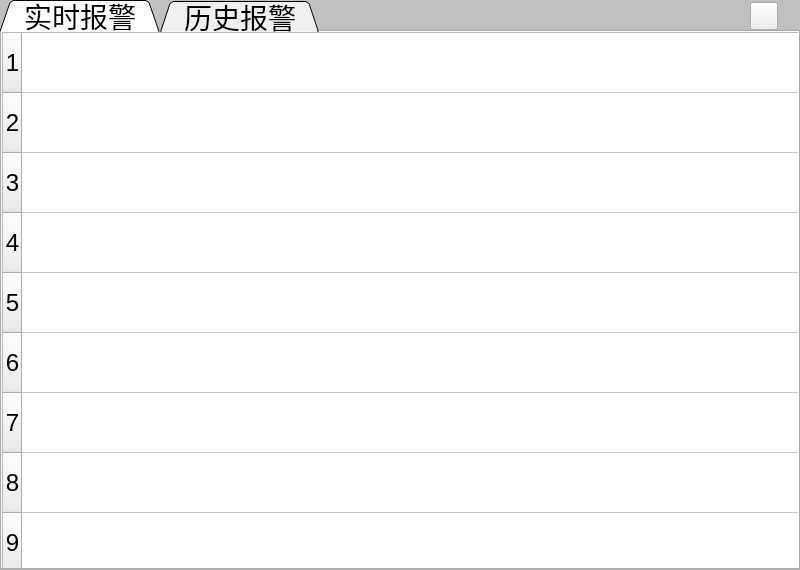
<?xml version="1.0" encoding="UTF-8"?>
<ui version="4.0">
 <class>Dialog_alarm</class>
 <widget class="QDialog" name="Dialog_alarm">
  <property name="geometry">
   <rect>
    <x>0</x>
    <y>0</y>
    <width>800</width>
    <height>570</height>
   </rect>
  </property>
  <property name="windowTitle">
   <string>Dialog</string>
  </property>
  <widget class="QWidget" name="widget" native="true">
   <property name="geometry">
    <rect>
     <x>0</x>
     <y>0</y>
     <width>800</width>
     <height>570</height>
    </rect>
   </property>
   <property name="styleSheet">
    <string notr="true">#widget{
background-color: rgb(192, 192, 192);
}
</string>
   </property>
   <widget class="QTabWidget" name="tabWidget">
    <property name="geometry">
     <rect>
      <x>0</x>
      <y>0</y>
      <width>800</width>
      <height>570</height>
     </rect>
    </property>
    <property name="sizePolicy">
     <sizepolicy hsizetype="Preferred" vsizetype="Preferred">
      <horstretch>32</horstretch>
      <verstretch>32</verstretch>
     </sizepolicy>
    </property>
    <property name="minimumSize">
     <size>
      <width>800</width>
      <height>558</height>
     </size>
    </property>
    <property name="font">
     <font>
      <pointsize>10</pointsize>
     </font>
    </property>
    <property name="layoutDirection">
     <enum>Qt::LeftToRight</enum>
    </property>
    <property name="styleSheet">
     <string notr="true">QTabwidget::tab-bar{
alignment:left;}
QTabBar::tab{
width:160px;
height:32px;
font-size:28px;
min-width:100px;
}</string>
    </property>
    <property name="tabShape">
     <enum>QTabWidget::Triangular</enum>
    </property>
    <property name="currentIndex">
     <number>0</number>
    </property>
    <property name="iconSize">
     <size>
      <width>32</width>
      <height>32</height>
     </size>
    </property>
    <property name="elideMode">
     <enum>Qt::ElideNone</enum>
    </property>
    <property name="tabBarAutoHide">
     <bool>false</bool>
    </property>
    <widget class="QWidget" name="tab_2">
     <property name="styleSheet">
      <string notr="true"/>
     </property>
     <attribute name="title">
      <string>实时报警</string>
     </attribute>
     <widget class="QTableWidget" name="tableWidget_realtime_alarm">
      <property name="geometry">
       <rect>
        <x>0</x>
        <y>0</y>
        <width>800</width>
        <height>544</height>
       </rect>
      </property>
      <property name="font">
       <font>
        <pointsize>18</pointsize>
       </font>
      </property>
      <property name="styleSheet">
       <string notr="true"/>
      </property>
      <attribute name="horizontalHeaderVisible">
       <bool>false</bool>
      </attribute>
      <attribute name="horizontalHeaderMinimumSectionSize">
       <number>100</number>
      </attribute>
      <attribute name="horizontalHeaderDefaultSectionSize">
       <number>800</number>
      </attribute>
      <attribute name="verticalHeaderMinimumSectionSize">
       <number>50</number>
      </attribute>
      <attribute name="verticalHeaderDefaultSectionSize">
       <number>60</number>
      </attribute>
      <row>
       <property name="text">
        <string>1</string>
       </property>
       <property name="font">
        <font>
         <pointsize>18</pointsize>
        </font>
       </property>
       <property name="textAlignment">
        <set>AlignCenter</set>
       </property>
      </row>
      <row>
       <property name="text">
        <string>2</string>
       </property>
       <property name="font">
        <font>
         <pointsize>18</pointsize>
        </font>
       </property>
       <property name="textAlignment">
        <set>AlignCenter</set>
       </property>
      </row>
      <row>
       <property name="text">
        <string>3</string>
       </property>
       <property name="font">
        <font>
         <pointsize>18</pointsize>
        </font>
       </property>
       <property name="textAlignment">
        <set>AlignCenter</set>
       </property>
      </row>
      <row>
       <property name="text">
        <string>4</string>
       </property>
       <property name="font">
        <font>
         <pointsize>18</pointsize>
        </font>
       </property>
       <property name="textAlignment">
        <set>AlignCenter</set>
       </property>
      </row>
      <row>
       <property name="text">
        <string>5</string>
       </property>
       <property name="font">
        <font>
         <pointsize>18</pointsize>
        </font>
       </property>
       <property name="textAlignment">
        <set>AlignCenter</set>
       </property>
      </row>
      <row>
       <property name="text">
        <string>6</string>
       </property>
       <property name="font">
        <font>
         <pointsize>18</pointsize>
        </font>
       </property>
       <property name="textAlignment">
        <set>AlignCenter</set>
       </property>
      </row>
      <row>
       <property name="text">
        <string>7</string>
       </property>
       <property name="font">
        <font>
         <pointsize>18</pointsize>
        </font>
       </property>
       <property name="textAlignment">
        <set>AlignCenter</set>
       </property>
      </row>
      <row>
       <property name="text">
        <string>8</string>
       </property>
       <property name="font">
        <font>
         <pointsize>18</pointsize>
        </font>
       </property>
       <property name="textAlignment">
        <set>AlignCenter</set>
       </property>
      </row>
      <row>
       <property name="text">
        <string>9</string>
       </property>
       <property name="font">
        <font>
         <pointsize>18</pointsize>
        </font>
       </property>
       <property name="textAlignment">
        <set>AlignCenter</set>
       </property>
      </row>
      <column>
       <property name="text">
        <string/>
       </property>
       <property name="font">
        <font>
         <pointsize>18</pointsize>
        </font>
       </property>
       <property name="textAlignment">
        <set>AlignCenter</set>
       </property>
      </column>
      <item row="0" column="0">
       <property name="text">
        <string/>
       </property>
       <property name="font">
        <font>
         <family>Microsoft YaHei UI</family>
         <pointsize>18</pointsize>
        </font>
       </property>
      </item>
      <item row="1" column="0">
       <property name="text">
        <string/>
       </property>
       <property name="font">
        <font>
         <pointsize>18</pointsize>
        </font>
       </property>
      </item>
      <item row="2" column="0">
       <property name="text">
        <string/>
       </property>
       <property name="font">
        <font>
         <pointsize>18</pointsize>
        </font>
       </property>
      </item>
      <item row="3" column="0">
       <property name="text">
        <string/>
       </property>
       <property name="font">
        <font>
         <pointsize>18</pointsize>
        </font>
       </property>
      </item>
      <item row="4" column="0">
       <property name="text">
        <string/>
       </property>
       <property name="font">
        <font>
         <pointsize>18</pointsize>
        </font>
       </property>
      </item>
      <item row="5" column="0">
       <property name="text">
        <string/>
       </property>
       <property name="font">
        <font>
         <pointsize>18</pointsize>
        </font>
       </property>
      </item>
      <item row="6" column="0">
       <property name="text">
        <string/>
       </property>
       <property name="font">
        <font>
         <pointsize>18</pointsize>
        </font>
       </property>
      </item>
      <item row="7" column="0">
       <property name="text">
        <string/>
       </property>
       <property name="font">
        <font>
         <pointsize>18</pointsize>
        </font>
       </property>
      </item>
      <item row="8" column="0">
       <property name="text">
        <string/>
       </property>
       <property name="font">
        <font>
         <pointsize>18</pointsize>
        </font>
       </property>
      </item>
     </widget>
    </widget>
    <widget class="QWidget" name="tab">
     <property name="styleSheet">
      <string notr="true"/>
     </property>
     <attribute name="title">
      <string>历史报警</string>
     </attribute>
     <widget class="QTableWidget" name="tableWidget_historical_alarm">
      <property name="geometry">
       <rect>
        <x>0</x>
        <y>60</y>
        <width>800</width>
        <height>480</height>
       </rect>
      </property>
      <property name="font">
       <font>
        <pointsize>18</pointsize>
       </font>
      </property>
      <property name="styleSheet">
       <string notr="true"/>
      </property>
      <property name="lineWidth">
       <number>1</number>
      </property>
      <attribute name="horizontalHeaderVisible">
       <bool>false</bool>
      </attribute>
      <attribute name="horizontalHeaderMinimumSectionSize">
       <number>100</number>
      </attribute>
      <attribute name="horizontalHeaderDefaultSectionSize">
       <number>800</number>
      </attribute>
      <attribute name="verticalHeaderMinimumSectionSize">
       <number>50</number>
      </attribute>
      <attribute name="verticalHeaderDefaultSectionSize">
       <number>60</number>
      </attribute>
      <row>
       <property name="text">
        <string>1</string>
       </property>
       <property name="font">
        <font>
         <pointsize>18</pointsize>
        </font>
       </property>
       <property name="textAlignment">
        <set>AlignCenter</set>
       </property>
      </row>
      <row>
       <property name="text">
        <string>2</string>
       </property>
       <property name="font">
        <font>
         <pointsize>18</pointsize>
        </font>
       </property>
       <property name="textAlignment">
        <set>AlignCenter</set>
       </property>
      </row>
      <row>
       <property name="text">
        <string>3</string>
       </property>
       <property name="font">
        <font>
         <pointsize>18</pointsize>
        </font>
       </property>
       <property name="textAlignment">
        <set>AlignCenter</set>
       </property>
      </row>
      <row>
       <property name="text">
        <string>4</string>
       </property>
       <property name="font">
        <font>
         <pointsize>18</pointsize>
        </font>
       </property>
       <property name="textAlignment">
        <set>AlignCenter</set>
       </property>
      </row>
      <row>
       <property name="text">
        <string>5</string>
       </property>
       <property name="font">
        <font>
         <pointsize>18</pointsize>
        </font>
       </property>
       <property name="textAlignment">
        <set>AlignCenter</set>
       </property>
      </row>
      <row>
       <property name="text">
        <string>6</string>
       </property>
       <property name="font">
        <font>
         <pointsize>18</pointsize>
        </font>
       </property>
       <property name="textAlignment">
        <set>AlignCenter</set>
       </property>
      </row>
      <row>
       <property name="text">
        <string>7</string>
       </property>
       <property name="font">
        <font>
         <pointsize>18</pointsize>
        </font>
       </property>
       <property name="textAlignment">
        <set>AlignCenter</set>
       </property>
      </row>
      <row>
       <property name="text">
        <string>8</string>
       </property>
       <property name="font">
        <font>
         <pointsize>18</pointsize>
        </font>
       </property>
       <property name="textAlignment">
        <set>AlignCenter</set>
       </property>
      </row>
      <row>
       <property name="text">
        <string>9</string>
       </property>
       <property name="font">
        <font>
         <pointsize>18</pointsize>
        </font>
       </property>
       <property name="textAlignment">
        <set>AlignCenter</set>
       </property>
      </row>
      <row>
       <property name="text">
        <string>10</string>
       </property>
       <property name="font">
        <font>
         <pointsize>18</pointsize>
        </font>
       </property>
       <property name="textAlignment">
        <set>AlignCenter</set>
       </property>
      </row>
      <row>
       <property name="text">
        <string>11</string>
       </property>
       <property name="font">
        <font>
         <pointsize>18</pointsize>
        </font>
       </property>
       <property name="textAlignment">
        <set>AlignCenter</set>
       </property>
      </row>
      <row>
       <property name="text">
        <string>12</string>
       </property>
       <property name="font">
        <font>
         <pointsize>18</pointsize>
        </font>
       </property>
       <property name="textAlignment">
        <set>AlignCenter</set>
       </property>
      </row>
      <row>
       <property name="text">
        <string>13</string>
       </property>
       <property name="font">
        <font>
         <pointsize>18</pointsize>
        </font>
       </property>
       <property name="textAlignment">
        <set>AlignCenter</set>
       </property>
      </row>
      <row>
       <property name="text">
        <string>14</string>
       </property>
       <property name="font">
        <font>
         <pointsize>18</pointsize>
        </font>
       </property>
       <property name="textAlignment">
        <set>AlignCenter</set>
       </property>
      </row>
      <row>
       <property name="text">
        <string>15</string>
       </property>
       <property name="font">
        <font>
         <pointsize>18</pointsize>
        </font>
       </property>
       <property name="textAlignment">
        <set>AlignCenter</set>
       </property>
      </row>
      <row>
       <property name="text">
        <string>16</string>
       </property>
       <property name="font">
        <font>
         <pointsize>18</pointsize>
        </font>
       </property>
       <property name="textAlignment">
        <set>AlignCenter</set>
       </property>
      </row>
      <row>
       <property name="text">
        <string>17</string>
       </property>
       <property name="font">
        <font>
         <pointsize>18</pointsize>
        </font>
       </property>
       <property name="textAlignment">
        <set>AlignCenter</set>
       </property>
      </row>
      <row>
       <property name="text">
        <string>18</string>
       </property>
       <property name="font">
        <font>
         <pointsize>18</pointsize>
        </font>
       </property>
       <property name="textAlignment">
        <set>AlignCenter</set>
       </property>
      </row>
      <row>
       <property name="text">
        <string>19</string>
       </property>
       <property name="font">
        <font>
         <pointsize>18</pointsize>
        </font>
       </property>
       <property name="textAlignment">
        <set>AlignCenter</set>
       </property>
      </row>
      <row>
       <property name="text">
        <string>20</string>
       </property>
       <property name="font">
        <font>
         <pointsize>18</pointsize>
        </font>
       </property>
       <property name="textAlignment">
        <set>AlignCenter</set>
       </property>
      </row>
      <row>
       <property name="text">
        <string>21</string>
       </property>
       <property name="font">
        <font>
         <pointsize>18</pointsize>
        </font>
       </property>
       <property name="textAlignment">
        <set>AlignCenter</set>
       </property>
      </row>
      <row>
       <property name="text">
        <string>22</string>
       </property>
       <property name="font">
        <font>
         <pointsize>18</pointsize>
        </font>
       </property>
       <property name="textAlignment">
        <set>AlignCenter</set>
       </property>
      </row>
      <row>
       <property name="text">
        <string>23</string>
       </property>
       <property name="font">
        <font>
         <pointsize>18</pointsize>
        </font>
       </property>
       <property name="textAlignment">
        <set>AlignCenter</set>
       </property>
      </row>
      <row>
       <property name="text">
        <string>24</string>
       </property>
       <property name="font">
        <font>
         <pointsize>18</pointsize>
        </font>
       </property>
       <property name="textAlignment">
        <set>AlignCenter</set>
       </property>
      </row>
      <row>
       <property name="text">
        <string>25</string>
       </property>
       <property name="font">
        <font>
         <pointsize>18</pointsize>
        </font>
       </property>
       <property name="textAlignment">
        <set>AlignCenter</set>
       </property>
      </row>
      <row>
       <property name="text">
        <string>26</string>
       </property>
       <property name="font">
        <font>
         <pointsize>18</pointsize>
        </font>
       </property>
       <property name="textAlignment">
        <set>AlignCenter</set>
       </property>
      </row>
      <row>
       <property name="text">
        <string>27</string>
       </property>
       <property name="font">
        <font>
         <pointsize>18</pointsize>
        </font>
       </property>
       <property name="textAlignment">
        <set>AlignCenter</set>
       </property>
      </row>
      <row>
       <property name="text">
        <string>28</string>
       </property>
       <property name="font">
        <font>
         <pointsize>18</pointsize>
        </font>
       </property>
       <property name="textAlignment">
        <set>AlignCenter</set>
       </property>
      </row>
      <row>
       <property name="text">
        <string>29</string>
       </property>
       <property name="font">
        <font>
         <pointsize>18</pointsize>
        </font>
       </property>
       <property name="textAlignment">
        <set>AlignCenter</set>
       </property>
      </row>
      <row>
       <property name="text">
        <string>30</string>
       </property>
       <property name="font">
        <font>
         <pointsize>18</pointsize>
        </font>
       </property>
       <property name="textAlignment">
        <set>AlignCenter</set>
       </property>
      </row>
      <row>
       <property name="text">
        <string>31</string>
       </property>
       <property name="font">
        <font>
         <pointsize>18</pointsize>
        </font>
       </property>
       <property name="textAlignment">
        <set>AlignCenter</set>
       </property>
      </row>
      <row>
       <property name="text">
        <string>32</string>
       </property>
       <property name="font">
        <font>
         <pointsize>18</pointsize>
        </font>
       </property>
       <property name="textAlignment">
        <set>AlignCenter</set>
       </property>
      </row>
      <row>
       <property name="text">
        <string>33</string>
       </property>
       <property name="font">
        <font>
         <pointsize>18</pointsize>
        </font>
       </property>
       <property name="textAlignment">
        <set>AlignCenter</set>
       </property>
      </row>
      <row>
       <property name="text">
        <string>34</string>
       </property>
       <property name="font">
        <font>
         <pointsize>18</pointsize>
        </font>
       </property>
       <property name="textAlignment">
        <set>AlignCenter</set>
       </property>
      </row>
      <row>
       <property name="text">
        <string>35</string>
       </property>
       <property name="font">
        <font>
         <pointsize>18</pointsize>
        </font>
       </property>
       <property name="textAlignment">
        <set>AlignCenter</set>
       </property>
      </row>
      <row>
       <property name="text">
        <string>36</string>
       </property>
       <property name="font">
        <font>
         <pointsize>18</pointsize>
        </font>
       </property>
       <property name="textAlignment">
        <set>AlignCenter</set>
       </property>
      </row>
      <row>
       <property name="text">
        <string>37</string>
       </property>
       <property name="font">
        <font>
         <pointsize>18</pointsize>
        </font>
       </property>
       <property name="textAlignment">
        <set>AlignCenter</set>
       </property>
      </row>
      <row>
       <property name="text">
        <string>38</string>
       </property>
       <property name="font">
        <font>
         <pointsize>18</pointsize>
        </font>
       </property>
       <property name="textAlignment">
        <set>AlignCenter</set>
       </property>
      </row>
      <row>
       <property name="text">
        <string>39</string>
       </property>
       <property name="font">
        <font>
         <pointsize>18</pointsize>
        </font>
       </property>
       <property name="textAlignment">
        <set>AlignCenter</set>
       </property>
      </row>
      <row>
       <property name="text">
        <string>40</string>
       </property>
       <property name="font">
        <font>
         <pointsize>18</pointsize>
        </font>
       </property>
       <property name="textAlignment">
        <set>AlignCenter</set>
       </property>
      </row>
      <row>
       <property name="text">
        <string>41</string>
       </property>
       <property name="font">
        <font>
         <pointsize>18</pointsize>
        </font>
       </property>
       <property name="textAlignment">
        <set>AlignCenter</set>
       </property>
      </row>
      <row>
       <property name="text">
        <string>42</string>
       </property>
       <property name="font">
        <font>
         <pointsize>18</pointsize>
        </font>
       </property>
       <property name="textAlignment">
        <set>AlignCenter</set>
       </property>
      </row>
      <row>
       <property name="text">
        <string>43</string>
       </property>
       <property name="font">
        <font>
         <pointsize>18</pointsize>
        </font>
       </property>
       <property name="textAlignment">
        <set>AlignCenter</set>
       </property>
      </row>
      <row>
       <property name="text">
        <string>44</string>
       </property>
       <property name="font">
        <font>
         <pointsize>18</pointsize>
        </font>
       </property>
       <property name="textAlignment">
        <set>AlignCenter</set>
       </property>
      </row>
      <row>
       <property name="text">
        <string>45</string>
       </property>
       <property name="font">
        <font>
         <family>Microsoft YaHei UI</family>
         <pointsize>18</pointsize>
        </font>
       </property>
       <property name="textAlignment">
        <set>AlignCenter</set>
       </property>
      </row>
      <row>
       <property name="text">
        <string>46</string>
       </property>
       <property name="font">
        <font>
         <pointsize>18</pointsize>
        </font>
       </property>
       <property name="textAlignment">
        <set>AlignCenter</set>
       </property>
      </row>
      <row>
       <property name="text">
        <string>47</string>
       </property>
       <property name="font">
        <font>
         <pointsize>18</pointsize>
        </font>
       </property>
       <property name="textAlignment">
        <set>AlignCenter</set>
       </property>
      </row>
      <row>
       <property name="text">
        <string>48</string>
       </property>
       <property name="font">
        <font>
         <pointsize>18</pointsize>
        </font>
       </property>
       <property name="textAlignment">
        <set>AlignCenter</set>
       </property>
      </row>
      <row>
       <property name="text">
        <string>49</string>
       </property>
       <property name="font">
        <font>
         <pointsize>18</pointsize>
        </font>
       </property>
       <property name="textAlignment">
        <set>AlignCenter</set>
       </property>
      </row>
      <row>
       <property name="text">
        <string>50</string>
       </property>
       <property name="font">
        <font>
         <pointsize>18</pointsize>
        </font>
       </property>
       <property name="textAlignment">
        <set>AlignCenter</set>
       </property>
      </row>
      <column>
       <property name="text">
        <string/>
       </property>
       <property name="font">
        <font>
         <pointsize>18</pointsize>
        </font>
       </property>
       <property name="textAlignment">
        <set>AlignCenter</set>
       </property>
      </column>
      <item row="0" column="0">
       <property name="text">
        <string/>
       </property>
       <property name="font">
        <font>
         <pointsize>18</pointsize>
        </font>
       </property>
      </item>
     </widget>
     <widget class="QLabel" name="label">
      <property name="geometry">
       <rect>
        <x>0</x>
        <y>10</y>
        <width>80</width>
        <height>40</height>
       </rect>
      </property>
      <property name="font">
       <font>
        <pointsize>28</pointsize>
       </font>
      </property>
      <property name="text">
       <string>起始</string>
      </property>
     </widget>
     <widget class="QDateTimeEdit" name="dateTimeEdit_start">
      <property name="geometry">
       <rect>
        <x>80</x>
        <y>10</y>
        <width>240</width>
        <height>40</height>
       </rect>
      </property>
      <property name="font">
       <font>
        <pointsize>20</pointsize>
       </font>
      </property>
      <property name="alignment">
       <set>Qt::AlignCenter</set>
      </property>
     </widget>
     <widget class="QLabel" name="label_2">
      <property name="geometry">
       <rect>
        <x>360</x>
        <y>10</y>
        <width>80</width>
        <height>40</height>
       </rect>
      </property>
      <property name="font">
       <font>
        <pointsize>28</pointsize>
       </font>
      </property>
      <property name="text">
       <string>结束</string>
      </property>
     </widget>
     <widget class="QDateTimeEdit" name="dateTimeEdit_stop">
      <property name="geometry">
       <rect>
        <x>440</x>
        <y>10</y>
        <width>240</width>
        <height>40</height>
       </rect>
      </property>
      <property name="font">
       <font>
        <pointsize>20</pointsize>
       </font>
      </property>
      <property name="alignment">
       <set>Qt::AlignCenter</set>
      </property>
     </widget>
     <widget class="QPushButton" name="pushButton_query">
      <property name="geometry">
       <rect>
        <x>700</x>
        <y>10</y>
        <width>80</width>
        <height>40</height>
       </rect>
      </property>
      <property name="font">
       <font>
        <pointsize>18</pointsize>
       </font>
      </property>
      <property name="text">
       <string>查询</string>
      </property>
     </widget>
    </widget>
   </widget>
   <widget class="QPushButton" name="pushButton_close">
    <property name="geometry">
     <rect>
      <x>750</x>
      <y>2</y>
      <width>28</width>
      <height>28</height>
     </rect>
    </property>
    <property name="styleSheet">
     <string notr="true">border-image: url(:/logo/close.png);</string>
    </property>
    <property name="text">
     <string/>
    </property>
   </widget>
  </widget>
 </widget>
 <resources>
  <include location="../../Python/image_qrc/image.qrc"/>
 </resources>
 <connections>
  <connection>
   <sender>pushButton_close</sender>
   <signal>clicked()</signal>
   <receiver>Dialog_alarm</receiver>
   <slot>close()</slot>
   <hints>
    <hint type="sourcelabel">
     <x>385</x>
     <y>6</y>
    </hint>
    <hint type="destinationlabel">
     <x>304</x>
     <y>-12</y>
    </hint>
   </hints>
  </connection>
 </connections>
</ui>
